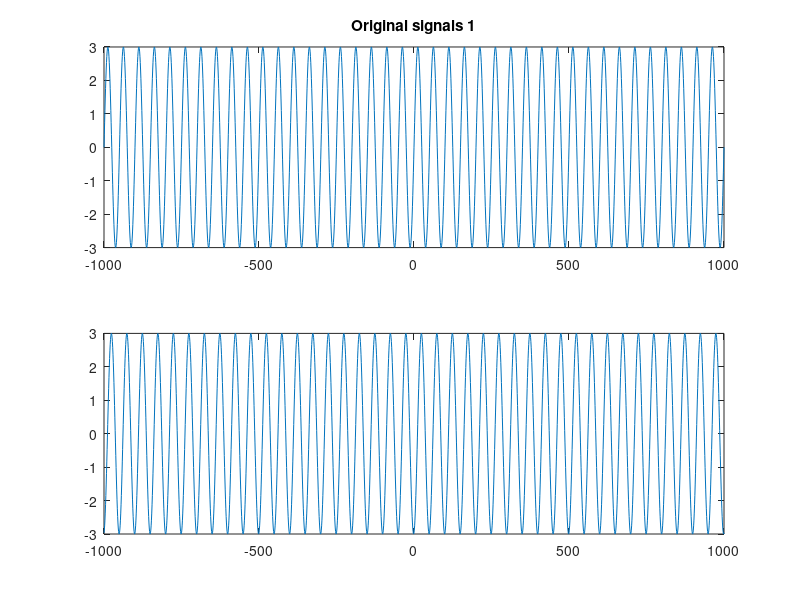
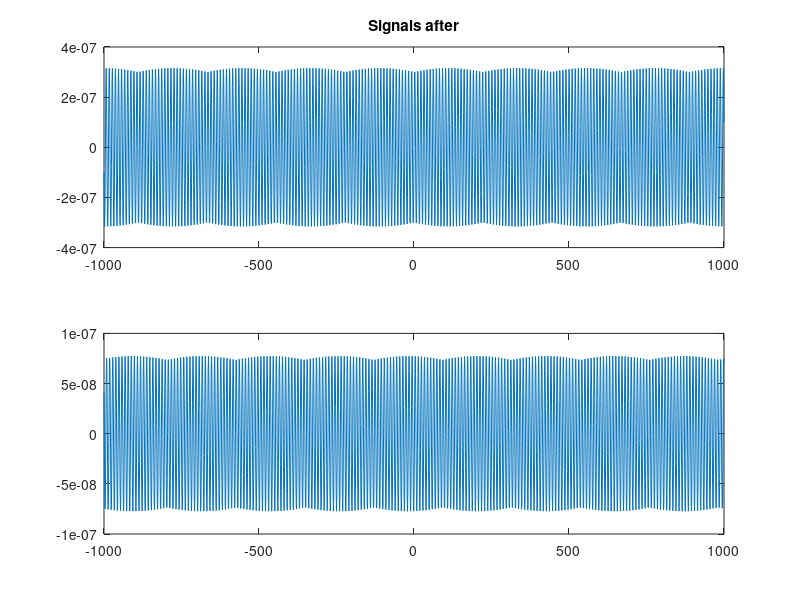
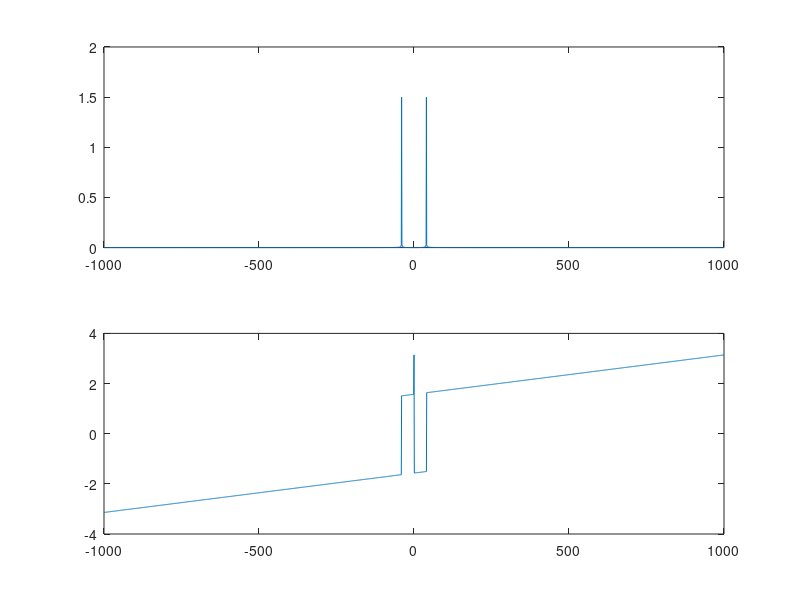

Here is the MATLAB script that generated these plots, in order: (Note: this script raises an error after producing the figures.)
% test_2

% to get a feeling for how single frequency analysis can be done

addpath('/home/gabbi/github/StructureFromSound/matlab/subsample')

amp = 3;
freqHz = 1/50; % frequency of signal
fsHz = 46000; % sampling frequency
dt = 1/fsHz; % seconds between two samples
 
% tt = hmm?
tt = -1000:1000;
% tt = 1:dt:2000;
% tt = 0:2000;

h = 30;

% s1 = amp*sin(1/freqHz*tt);
s1 = amp*sin(2*pi*freqHz*tt);
s2 = amp*sin(2*pi*freqHz*tt+h);

figure(1); subplot(2,1,1);
plot(tt,s1); subplot(2,1,2); plot(tt,s2);
subplot(2,1,1); title('Original signals 1')
% calculate the DFT of the two signals
% S11 = fft(s1,2*length(s1)-1);
% S1a = fft(s1);
% S1b = fft(s1,length(S2));
% S1c = fft(s1,1);
% S1d = fft(s1,2*length(S2));

S1 = fft(s1,length(s1))/length(s1);
S2 = fft(s2,length(s2))/length(s2);

% figure(10); subplot(2,2,1); plot(abs(S1a));
% subplot(2,2,2); plot(abs(S1b));
% subplot(2,2,3); plot(abs(S1b));
% subplot(2,2,4); plot(abs(S1d));
% % S21 = fft(s2,2*length(s2)-1);
% S2 = fft(s2,length(s2));

% S1(2+k) seems to be the complex conjugate of S2(end-k)

freq_nbr = 200;
tmp = zeros(size(S1));
tmp(2+freq_nbr) = 1;
tmp(end-freq_nbr) = 1;
S1_part = S1.*tmp;
S2_part = S2.*tmp;

% how to plot phase and amplitude diagrams?
figure(10); subplot(2,1,1); plot(tt,fftshift(abs(S1)));
subplot(2,1,2); plot(tt,fftshift(angle(S1)))


s1_part = ifft(S1_part);
s2_part = ifft(S2_part);

figure(2); subplot(2,1,1);
plot(tt,s1_part); subplot(2,1,2); plot(tt,s2_part);
subplot(2,1,1); title('Signals after')

% now, find translation
thresh = [];
a2 = 2;
tt = [20 40];
[trans, err,f0t,f1t] = find_translation2(s1_part, s2_part, thresh, a2, tt);

figure(3);
plot(1:length(f0t),f0t); hold on; plot(1:length(f1t),f1t,'r--');

% problems with folding?
